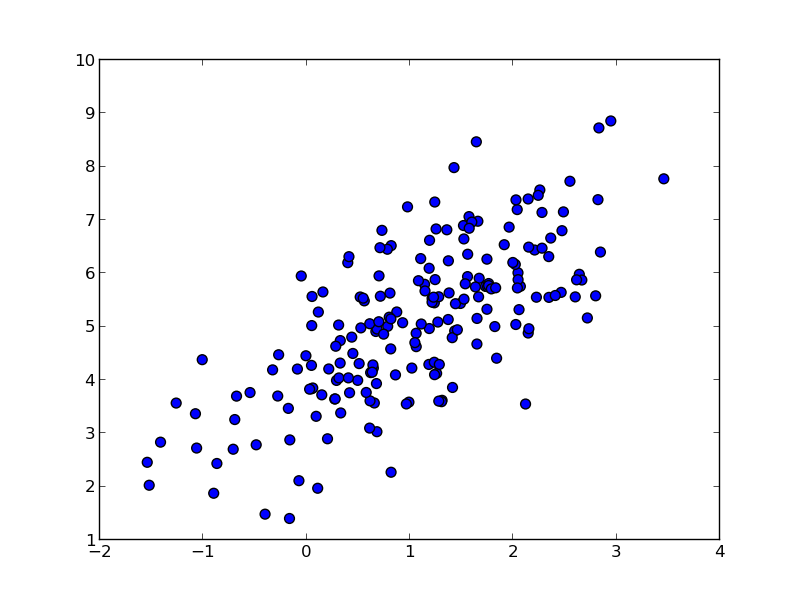

The Python source for this figure:
import numpy as np
import matplotlib.pyplot as plt
from sklearn import naive_bayes

x = np.genfromtxt("source.csv", delimiter=",")

plt.scatter(x[:,0], x[:,1],s=100)
plt.savefig("readfromtxt.png")
